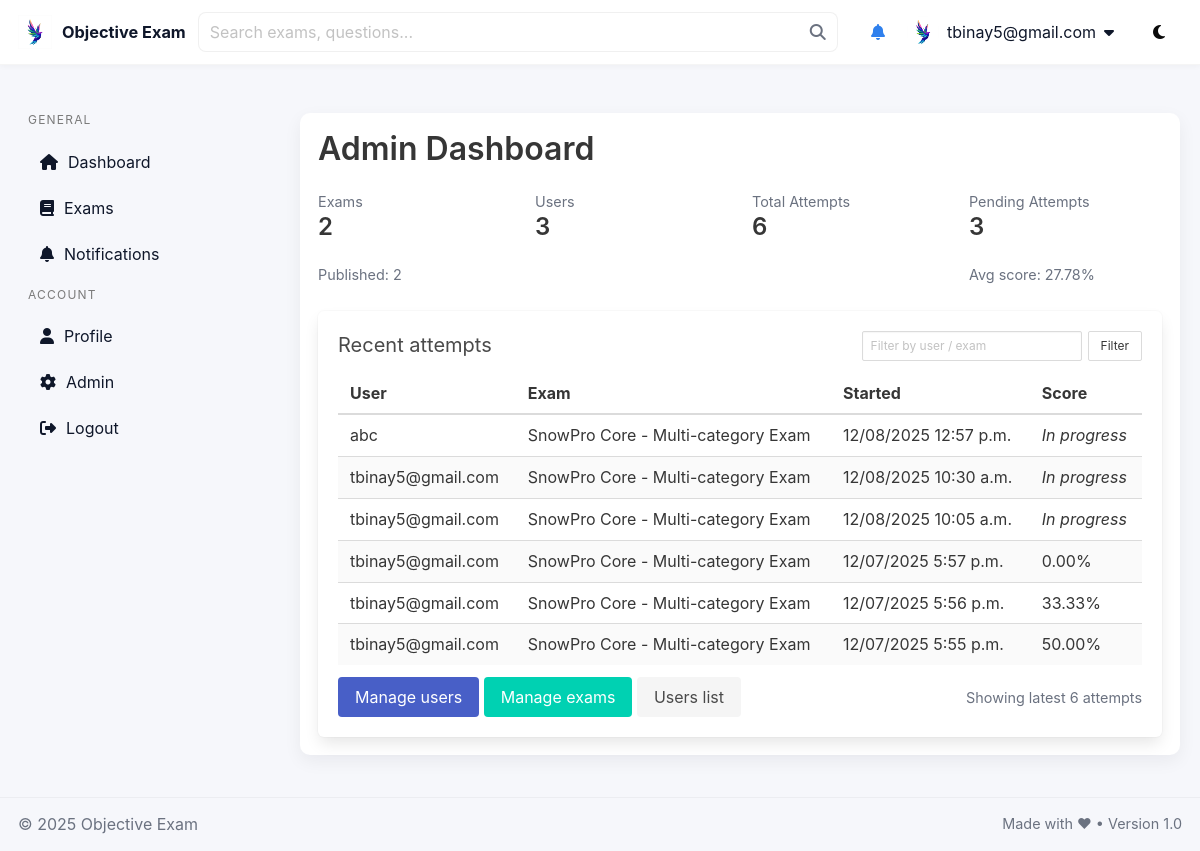
The page /quiz/dashboard/admin/ (signed in) on the database its author committed.
### quiz/models.py (models this page shows, shortened)
class UserExam(models.Model):
    user = models.ForeignKey(User, on_delete=models.CASCADE)
    exam = models.ForeignKey(Exam, on_delete=models.CASCADE)
    started_at = models.DateTimeField(auto_now_add=True)
    submitted_at = models.DateTimeField(null=True, blank=True)
    score = models.FloatField(null=True, blank=True)
    question_order = models.JSONField(null=True, blank=True)
    current_index = models.IntegerField(default=0)
    passed = models.BooleanField(null=True, blank=True, help_text='True if this attempt passed according to exam.passing_score')

class Exam(models.Model):
    title = models.CharField(max_length=255)
    category = models.ForeignKey(Category, on_delete=models.SET_NULL, null=True, blank=True)
    categories = models.ManyToManyField(Category, blank=True, related_name='exams')
    question_count = models.PositiveIntegerField(default=10)
    duration_seconds = models.PositiveIntegerField()
    is_published = models.BooleanField(default=False)
    level = models.PositiveIntegerField(
        default=1,
        help_text='Progression level for this exam (1 = beginner).'
    )
    passing_score = models.FloatField(
        default=50.0,
        help_text='Percentage required to pass (0-100).'
    )
    prerequisite_exams = models.ManyToManyField(
        'self',
        blank=True,
        symmetrical=False,
        related_name='dependent_exams',
        help_text='If set, user must pass these exams before taking this exam.'
    )

### quiz/views.py (the view)
# urls.py: path("dashboard/admin/", views.admin_dashboard, name="admin_dashboard"),
@staff_member_required
def admin_dashboard(request):
    from django.db.models import Avg
    exams_count = Exam.objects.count()
    published_count = Exam.objects.filter(is_published=True).count()
    total_users = User.objects.count()
    total_attempts = UserExam.objects.count()
    pending_attempts = UserExam.objects.filter(submitted_at__isnull=True).count()
    avg = UserExam.objects.filter(submitted_at__isnull=False).aggregate(avg_score=Avg('score'))['avg_score'] or 0.0
    q = (request.GET.get('q') or '').strip()
    recent_qs = UserExam.objects.select_related('user', 'exam').order_by('-started_at')
    if q:
        recent_qs = recent_qs.filter(
            Q(user__username__icontains=q) | Q(exam__title__icontains=q)
        )
    page_size = 8
    paginator = Paginator(recent_qs, page_size)
    recent_page = paginator.get_page(1)
    recent_attempts = recent_page.object_list
    context = {
        'exams_count': exams_count,
        'published_count': published_count,
        'total_users': total_users,
        'total_attempts': total_attempts,
        'pending_attempts': pending_attempts,
        'avg_score': round(avg, 2),
        'recent_attempts': recent_attempts,
        'recent_has_next': recent_page.has_next(),
        'recent_next_page': recent_page.next_page_number() if recent_page.has_next() else None,
        'recent_page_size': page_size,
        'filter_q': q,            # pass current filter to template
    }
    return render(request, 'quiz/admin_dashboard.html', context)

### quiz/context_processors.py (called while the page is built)
def unread_notifications_count(request):
    if not request.user.is_authenticated:
        return {'unread_count': 0}
    qs = Notification.objects.order_by('-created_at')
    visible = [n for n in qs if (not n.users.exists()) or (request.user in n.users.all())]
    count = sum(1 for n in visible if n.unread_for(request.user))
    return {'unread_count': count}

### templates/quiz/admin_dashboard.html (shortened to what this page needs)
{% extends 'quiz/base.html' %}
{% block content %}
<h1 class="title">Admin Dashboard</h1>
<div class="columns is-multiline">
  <div class="column is-one-quarter">
    <div class="stats-card">
      <p class="small-muted">Exams</p>
      <h2 class="title is-4">{{ exams_count }}</h2>
      <p class="small-muted">Published: {{ published_count }}</p>
    </div>
  </div>
  <div class="column is-one-quarter">
    <div class="stats-card">
      <p class="small-muted">Users</p>
      <h2 class="title is-4">{{ total_users }}</h2>
    </div>
  </div>
  <div class="column is-one-quarter">
    <div class="stats-card">
      <p class="small-muted">Total Attempts</p>
      <h2 class="title is-4">{{ total_attempts }}</h2>
    </div>
  </div>
  <div class="column is-one-quarter">
    <div class="stats-card">
      <p class="small-muted">Pending Attempts</p>
      <h2 class="title is-4">{{ pending_attempts }}</h2>
      <p class="small-muted">Avg score: {{ avg_score }}%</p>
    </div>
  </div>
</div>
<div class="box">
  <div style="display:flex; align-items:center; justify-content:space-between; gap:10px; margin-bottom:12px;">
    <h2 class="subtitle" style="margin:0;">Recent attempts</h2>
    <div style="display:flex; gap:8px; align-items:center;">
      <form method="get" action="" style="display:inline-flex; gap:6px; align-items:center;">
        <input name="q" class="input is-small" placeholder="Filter by user / exam" value="{{ request.GET.q|default:'' }}" style="width:220px;">
        <button class="button is-small" type="submit">Filter</button>
      </form>
    </div>
  </div>
  <div class="table-responsive" style="overflow:auto;">
    <table class="table is-fullwidth is-striped" id="recent-attempts-table">
      <thead>
        <tr>
          <th>User</th>
          <th>Exam</th>
          <th>Started</th>
          <th>Score</th>
        </tr>
      </thead>
      <tbody id="recent-body">
        {% for a in recent_attempts %}
        <tr data-id="{{ a.id }}">
          <td>{{ a.user.username }}</td>
          <td>{{ a.exam.title }}</td>
          <td>{{ a.started_at|date:"SHORT_DATETIME_FORMAT" }}</td>
          <td>
            {% if a.submitted_at %}
              {{ a.score|floatformat:2 }}%
            {% else %}
              <em>In progress</em>
            {% endif %}
          </td>
        </tr>
        {% empty %}
        <tr><td colspan="4" class="small-muted">No attempts yet.</td></tr>
        {% endfor %}
      </tbody>
    </table>
  </div>
  <div style="display:flex; align-items:center; justify-content:space-between; margin-top:12px;">
    <div>
      <a class="button is-link" href="/admin/auth/user/">Manage users</a>
      <a class="button is-primary" href="/admin/quiz/exam/">Manage exams</a>
      <a class="button is-light" href="{% url 'quiz:users_list' %}">Users list</a>
    </div>
    <div style="text-align:right;">
      {% if recent_has_next %}
        <button id="recent-loadmore" class="button is-light" data-next-page="{{ recent_next_page }}" data-page-size="{{ recent_page_size }}">Load more</button>
      {% else %}
        <span class="small-muted">Showing latest {{ recent_attempts|length }} attempts</span>
      {% endif %}
    </div>
  </div>
</div>
{% endblock %}

### templates/quiz/base.html (shortened to what this page needs)
{% load static %}
<!doctype html>
<html lang="en">
<head>
  <link rel="stylesheet" href="https://cdn.jsdelivr.net/npm/bulma@0.9.4/css/bulma.min.css">
  <link rel="stylesheet" href="https://cdnjs.cloudflare.com/ajax/libs/font-awesome/6.5.0/css/all.min.css">
  <link rel="stylesheet" href="{% static 'css/theme.css' %}">
</head>
<body {% if request.COOKIES.darkmode == '1' %} data-theme="dark"{% endif %}>
  <div id="app" class="app-layout">
    <header class="site-header">
      <div class="container header-inner">
        <div class="header-left">
          <a class="brand" href="{% url 'quiz:dashboard' %}">
            <img src="{% static 'images/logo.jpg' %}" alt="logo" class="brand-logo">
            <span class="brand-text">Objective Exam</span>
          </a>
          <form action="{% url 'quiz:exam_list' %}" method="get" class="header-search">
            <input class="input" name="q" placeholder="Search exams, questions...">
            <button class="button is-white search-btn" type="submit">
              <i class="fa fa-search"></i>
            </button>
          </form>
        </div>
        <div class="header-right">
          <a href="{% url 'quiz:notifications_list' %}" class="icon-btn" title="Notifications">
            <i class="fa fa-bell"></i>
          </a>
          {% if user.is_authenticated %}
          <div class="user-dropdown">
            <div class="user-toggle">
              <img src="{% static 'images/logo.jpg' %}" class="avatar">
              <span class="username is-hidden-mobile">{{ user.username }}</span>
              <i class="fa fa-caret-down"></i>
            </div>
          </div>
          {% endif %}
          <button id="theme-toggle" class="button is-white" title="Toggle theme">
            <i class="fa fa-moon"></i>
          </button>
        </div>
      </div>
    </header>
    <div class="container main-area" role="main">
      <aside id="site-sidebar" class="site-sidebar" aria-label="Primary navigation">
        <nav class="menu">
          <p class="menu-label">General</p>
          <ul class="menu-list">
            <li><a href="{% url 'quiz:dashboard' %}"><i class="fa fa-home"></i> Dashboard</a></li>
            <li><a href="{% url 'quiz:exam_list' %}"><i class="fa fa-book"></i> Exams</a></li>
            <li><a href="{% url 'quiz:notifications_list' %}"><i class="fa fa-bell"></i> Notifications
            </a></li>
          </ul>
          <p class="menu-label">Account</p>
          <ul class="menu-list">
            <li><a href="{% url 'quiz:profile' %}"><i class="fa fa-user"></i> Profile</a></li>
            {% if user.is_staff %}
              <li><a href="/admin/"><i class="fa fa-cog"></i> Admin</a></li>
            {% endif %}
            <li>
              <a href="#" onclick="event.preventDefault(); document.getElementById('logout-form').submit();">
                <i class="fa fa-right-from-bracket"></i> Logout
              </a>
            </li>
          </ul>
        </nav>
      </aside>
      <main class="site-content" style="min-width:0;">
        <div class="page-body">{% block content %}{% endblock %}</div>
      </main>
    </div>
    <footer class="site-footer" role="contentinfo">
      <div class="footer-inner" style="max-width:1200px; margin:0 auto;">
        <div>© {% now "Y" %} Objective Exam</div>
        <div class="small-muted">Made with ♥ • Version 1.0</div>
      </div>
    </footer>
  </div>
</body>
</html>

### static/css/theme.css (style rules this page uses)
:root { --bg:#f6f7fb; --card:#ffffff; --muted:#6b7280; --accent:#2f80ed; --accent-2:#00d1b2; --text:#0f172a; --sidebar:#ffffff; --shadow: 0 6px 18px rgba(12,15,30,0.06); --danger: #ef4444; }
* { box-sizing:border-box }
body { font-family: Inter, "Segoe UI", Roboto, "Helvetica Neue", Arial, sans-serif; background: var(--bg); color: var(--text); line-height:1.55; margin:0; }
.site-header { background:var(--card); border-bottom:1px solid rgba(0,0,0,0.04); position:sticky; top:0; z-index:1000; box-shadow: 0 1px 6px rgba(12,15,30,0.04); }
.header-inner { display:flex; align-items:center; justify-content:space-between; gap:12px; max-width:1200px; margin:0 auto; padding:10px 18px; box-sizing:border-box; }
.header-left { display:flex; align-items:center; gap:12px; min-width:0; flex:1 1 auto; }
.brand { display:flex; align-items:center; gap:10px; text-decoration:none; color:var(--text); flex: 0 0 auto; }
.brand-logo { height:34px; width:auto; display:block; }
.brand-text { font-weight:700; font-size:1.02rem; line-height:1; white-space:nowrap; }
.header-search { display:flex; align-items:center; gap:6px; flex: 1 1 420px; min-width:0; max-width:640px; position:relative; }
.header-search .input { width:100%; min-width:0; height:40px; padding-right:44px; border-radius:8px; border:1px solid rgba(0,0,0,0.06); background: var(--card); box-shadow: none; }
.header-search .search-btn { position:absolute; right:6px; top:50%; transform:translateY(-50%); border:none; background:transparent !important; display:inline-flex; align-items:center; justify-content:center; height:28px; width:28px; padding:0; color:var(--muted); cursor:pointer; }
.header-right { display:flex; align-items:center; gap:14px; flex: 0 0 auto; }
.user-dropdown { position:relative; display:inline-block; }
.user-toggle { display:flex; align-items:center; gap:8px; padding:6px 8px; cursor:pointer; border-radius:8px; }
.avatar { width:32px; height:32px; border-radius:50%; object-fit:cover; }
.container.main-area { display:grid; grid-template-columns: 260px 1fr; gap:20px; padding:18px 20px; width:100%; max-width:1200px; margin:18px auto; box-sizing:border-box; }
.site-sidebar { background:transparent; padding:10px 8px; position:sticky; top:12px; height:calc(100vh - 140px); overflow:auto; }
.site-content { background:transparent; }
.page-body { background:var(--card); padding:18px; border-radius:10px; box-shadow:var(--shadow); }
.sidebar .nav a, .menu-list a { display:flex; align-items:center; gap:10px; padding:10px 12px; border-radius:8px; color:var(--text); text-decoration:none; margin-bottom:6px; }
.site-footer { margin-top:auto; padding:14px 18px; background:transparent; border-top:1px solid rgba(0,0,0,0.04); }
.footer-inner { max-width:1200px; margin:0 auto; display:flex; justify-content:space-between; align-items:center; color:var(--muted); }
.small-muted { color:var(--muted); font-size:0.9rem; }
.header-inner .username { max-width:160px; overflow:hidden; text-overflow:ellipsis; white-space:nowrap; display:inline-block; }
.table-responsive { width:100%; overflow:auto; -webkit-overflow-scrolling:touch; }
a { color: var(--accent); }

### rows shown on the page
UserExam: user.username "abc", exam "SnowPro Core - Multi-category Exam", started_at "12/08/2025 12:57 p.m.", shows "In progress"
UserExam: user.username "tbinay5@gmail.com", exam "SnowPro Core - Multi-category Exam", started_at "12/08/2025 10:30 a.m.", shows "In progress"
UserExam: user.username "tbinay5@gmail.com", exam "SnowPro Core - Multi-category Exam", started_at "12/08/2025 10:05 a.m.", shows "In progress"
UserExam: user.username "tbinay5@gmail.com", exam "SnowPro Core - Multi-category Exam", started_at "12/07/2025 5:57 p.m.", score "0.00"
UserExam: user.username "tbinay5@gmail.com", exam "SnowPro Core - Multi-category Exam", started_at "12/07/2025 5:56 p.m.", score "33.33"
UserExam: user.username "tbinay5@gmail.com", exam "SnowPro Core - Multi-category Exam", started_at "12/07/2025 5:55 p.m.", score "50.00"

### other values the page prints
{{ user.username }} "tbinay5@gmail.com"
{{ exams_count }} "2"
{{ published_count }} "2"
{{ total_users }} "3"
{{ total_attempts }} "6"
{{ pending_attempts }} "3"
{{ avg_score }} "27.78"
{{ recent_attempts|length }} "6"
